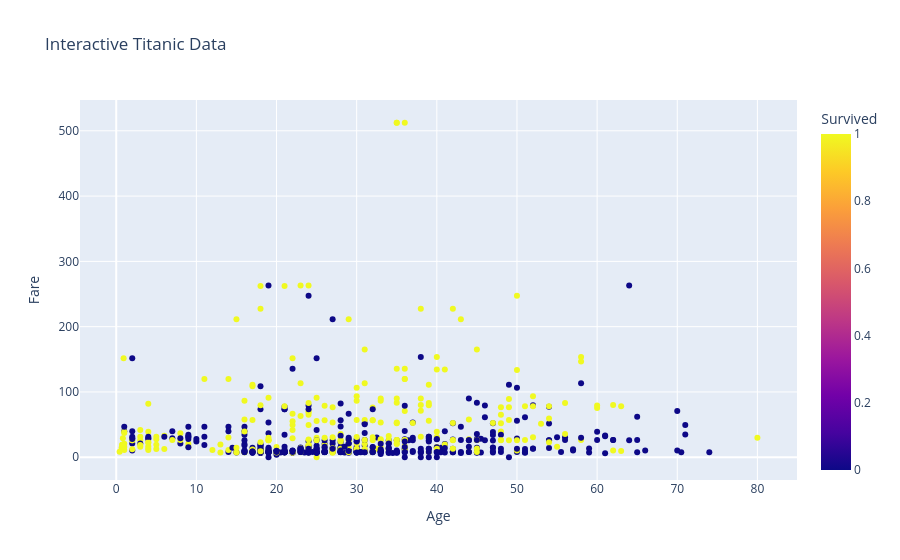

Notebook source saved alongside this figure:
### Code cell
# 타이타닉 데이터로 나이와 운임의 상관관계를 인터랙티브하게 그리기
fig = px.scatter(ttc, x='Age', y='Fare', color='Survived', 
                 hover_data=['Name', 'Pclass'], # 마우스 올리면 나올 정보들
                 title='Interactive Titanic Data')
fig.show()

### Figure 1 — Plotly figure (JSON) as saved in the notebook; plotly's stock layout.template omitted (floating-point values rounded to 4 significant figures; data arrays with more than 128 entries replaced by an {"elided": "..."} marker saying what was removed)
{"data": [{"customdata": {"elided": "891x2 mixed values"}, "hovertemplate": "Age=%{x}<br>Fare=%{y}<br>Name=%{customdata[0]}<br>Pclass=%{customdata[1]}<br>Survived=%{marker.color}<extra></extra>", "legendgroup": "", "marker": {"color": {"elided": "891 int values"}, "coloraxis": "coloraxis", "symbol": "circle"}, "mode": "markers", "name": "", "orientation": "v", "showlegend": false, "type": "scatter", "x": {"elided": "891 float values"}, "xaxis": "x", "y": {"elided": "891 float values"}, "yaxis": "y"}], "layout": {"coloraxis": {"colorbar": {"title": {"text": "Survived"}}, "colorscale": [[0, "#0d0887"], [0.1111, "#46039f"], [0.2222, "#7201a8"], [0.3333, "#9c179e"], [0.4444, "#bd3786"], [0.5556, "#d8576b"], [0.6667, "#ed7953"], [0.7778, "#fb9f3a"], [0.8889, "#fdca26"], [1, "#f0f921"]]}, "legend": {"tracegroupgap": 0}, "title": {"text": "Interactive Titanic Data"}, "xaxis": {"anchor": "y", "domain": [0, 1], "title": {"text": "Age"}}, "yaxis": {"anchor": "x", "domain": [0, 1], "title": {"text": "Fare"}}}}
